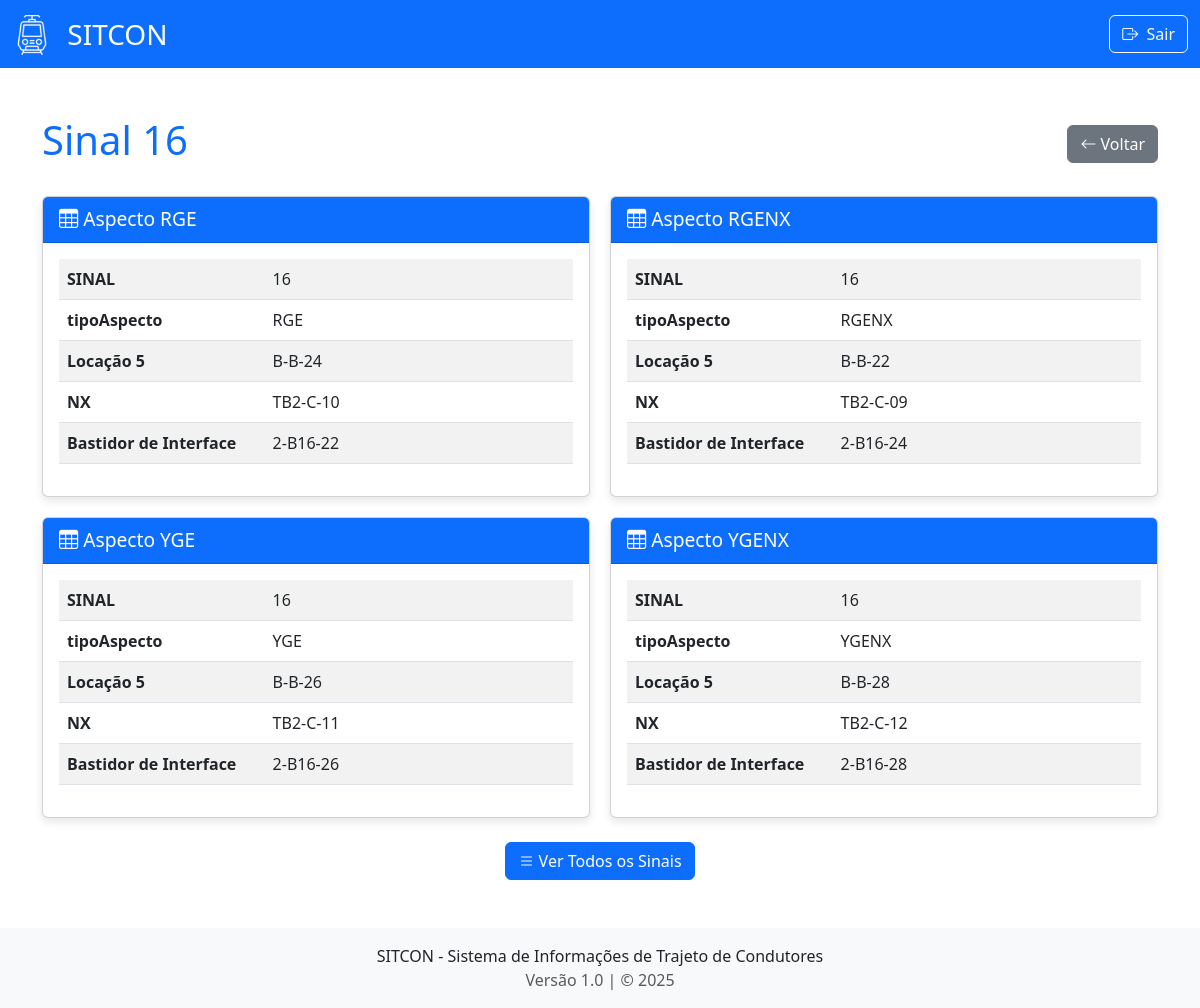
/sinais/16 (signed in), run on the app's committed database.
### models.py (models this page shows, shortened)
class Sinais(db.Model):
    __tablename__ = 'sinais'
    idSinais = db.Column(db.Integer, primary_key=True)
    tipoAspecto = db.Column(db.String(5), primary_key=True)
    L1 = db.Column(db.String(8), nullable=True)
    L2 = db.Column(db.String(8), nullable=True)
    L3 = db.Column(db.String(8), nullable=True)
    L4 = db.Column(db.String(8), nullable=True)
    L5 = db.Column(db.String(8), nullable=True)
    L6 = db.Column(db.String(8), nullable=True)
    L7 = db.Column(db.String(8), nullable=True)
    L8 = db.Column(db.String(8), nullable=True)
    L10 = db.Column(db.String(8), nullable=True)
    tower = db.Column(db.String(8), nullable=True)
    interface = db.Column(db.String(8), nullable=True)
    L14 = db.Column(db.String(8), nullable=True)
    L15 = db.Column(db.String(8), nullable=True)
    L16 = db.Column(db.String(8), nullable=True)
    L18 = db.Column(db.String(8), nullable=True)
    L19 = db.Column(db.String(8), nullable=True)
    L20 = db.Column(db.String(8), nullable=True)
    L21 = db.Column(db.String(8), nullable=True)
    L22 = db.Column(db.String(8), nullable=True)
    L23 = db.Column(db.String(8), nullable=True)

### app.py (the view)
@app.route('/sinais/<sinal_id>')
def sinal_detail(sinal_id):
    if not session.get('logado'):
        return redirect(url_for('login'))
    try:
        amv_number = int(sinal_id)
    except ValueError:
        flash('ID do SINAL inválido', 'error')
        return redirect(url_for('sianais'))
    TRADUCAO_CAMPOS = {
      'idSinais': 'SINAL',
      'tipoAspecto': 'Tipo do Aspecto',
      'L1': 'Locação 1',
        'L2': 'Locação 2',
        'L3': 'Locação 3',
        'L4': 'Locação 4',
        'L5': 'Locação 5',
        'L6': 'Locação 6',
        'L7': 'Locação 7',
        'L9': 'Locação 9',
        'L10': 'Locação 10',
        'tower': 'NX',
        'interface': 'Bastidor de Interface',
        'L14': 'Locação 14',
        'L15': 'Locação 15',
        'L16': 'Locação 16',
        'L17': 'Locação 17',
        'L18': 'Locação 18',
        'L20': 'Locação 20',
        'L21': 'Locação 21',
        'L22': 'Locação 22',
        'L23': 'Locação 23'
    }
    registros = Sinais.query.filter_by(idSinais=sinal_id).all()
    if not registros:
        flash(f'SINAL {sinal_id} não encontrado', 'warning')
        return redirect(url_for('sinal'))
    dados = []
    for registro in registros:
        campos_registro = {}
        for coluna in Sinais.__table__.columns:
            nome_original = coluna.name
            nome_amigavel = nome_original if nome_original == 'tipoAspecto' else TRADUCAO_CAMPOS.get(nome_original, nome_original)
            valor = getattr(registro, nome_original)
            if valor not in [None, '']:
                campos_registro[nome_amigavel] = valor
        dados.append(campos_registro)
    if not dados:
        flash(f'Sinal {sinal_id} não encontrado', 'warning')
        return redirect(url_for('sinais'))
    return render_template('sinal_detail.html',
                        sinal_id=sinal_id,
                        registros=dados)

### templates/sinal_detail.html (shortened to what this page needs)
<!DOCTYPE html>
<html lang="pt-BR">
  <head>
    <link
      href="https://cdn.jsdelivr.net/npm/bootstrap@5.3.0/dist/css/bootstrap.min.css"
      rel="stylesheet"
    />
    <link
      rel="stylesheet"
      href="https://cdn.jsdelivr.net/npm/bootstrap-icons@1.10.0/font/bootstrap-icons.css"
    />
  </head>
  <body>
    <nav class="navbar bg-primary navbar-dark">
      <div class="container-fluid">
        <a class="navbar-brand" href="/sitcon" style="font-size: 28px">
          <img
            src="{{ url_for('static', filename='images/train3.png') }}"
            alt="Logo SITCON"
            width="40"
            height="40"
            class="d-inline-block align-text-top me-2"
          />
          SITCON
        </a>
        <div class="d-flex">
          <a href="{{ url_for('logout') }}" class="btn btn-outline-light">
            <i class="bi bi-box-arrow-right me-1"></i> Sair
          </a>
        </div>
      </div>
    </nav>
    <div class="container mt-5">
      <div class="d-flex justify-content-between align-items-center mb-4">
        <h1 class="text-primary">Sinal {{ sinal_id }}</h1>
        <a href="/sinais" class="btn btn-secondary">
          <i class="bi bi-arrow-left"></i> Voltar
        </a>
      </div>
      <div class="registro-grid">
        <div class="card">
          <div class="card-header bg-primary text-white">
            <i class="bi bi-table"></i> Aspecto RGE
          </div>
          <div class="card-body">
            <div class="table-responsive">
              <table class="table table-striped">
                <tbody>
                  {% if registros|length > 0 %} {% for nome, valor in
                  registros[0].items() %}
                  <tr>
                    <td width="40%"><strong>{{ nome }}</strong></td>
                    <td>{{ valor }}</td>
                  </tr>
                  {% endfor %} {% else %}
                  <tr>
                    <td colspan="2" class="text-center">
                      Nenhum dado disponível
                    </td>
                  </tr>
                  {% endif %}
                </tbody>
              </table>
            </div>
          </div>
        </div>
        <div class="card">
          <div class="card-header bg-primary text-white">
            <i class="bi bi-table"></i> Aspecto RGENX
          </div>
          <div class="card-body">
            <div class="table-responsive">
              <table class="table table-striped">
                <tbody>
                  {% if registros|length > 1 %} {% for nome, valor in
                  registros[1].items() %}
                  <tr>
                    <td width="40%"><strong>{{ nome }}</strong></td>
                    <td>{{ valor }}</td>
                  </tr>
                  {% endfor %} {% else %}
                  <tr>
                    <td colspan="2" class="text-center">
                      Nenhum dado disponível
                    </td>
                  </tr>
                  {% endif %}
                </tbody>
              </table>
            </div>
          </div>
        </div>
        <div class="card">
          <div class="card-header bg-primary text-white">
            <i class="bi bi-table"></i> Aspecto YGE
          </div>
          <div class="card-body">
            <div class="table-responsive">
              <table class="table table-striped">
                <tbody>
                  {% if registros|length > 2 %} {% for nome, valor in
                  registros[2].items() %}
                  <tr>
                    <td width="40%"><strong>{{ nome }}</strong></td>
                    <td>{{ valor }}</td>
                  </tr>
                  {% endfor %} {% else %}
                  <tr>
                    <td colspan="2" class="text-center">
                      Nenhum dado disponível
                    </td>
                  </tr>
                  {% endif %}
                </tbody>
              </table>
            </div>
          </div>
        </div>
        <div class="card">
          <div class="card-header bg-primary text-white">
            <i class="bi bi-table"></i> Aspecto YGENX
          </div>
          <div class="card-body">
            <div class="table-responsive">
              <table class="table table-striped">
                <tbody>
                  {% if registros|length > 3 %} {% for nome, valor in
                  registros[3].items() %}
                  <tr>
                    <td width="40%"><strong>{{ nome }}</strong></td>
                    <td>{{ valor }}</td>
                  </tr>
                  {% endfor %} {% else %}
                  <tr>
                    <td colspan="2" class="text-center">
                      Nenhum dado disponível
                    </td>
                  </tr>
                  {% endif %}
                </tbody>
              </table>
            </div>
          </div>
        </div>
      </div>
      <div class="text-center mt-4">
        <a href="/sinais" class="btn btn-primary">
          <i class="bi bi-list"></i> Ver Todos os Sinais
        </a>
      </div>
    </div>
    <footer class="mt-5 py-3 bg-light">
      <div class="container text-center">
        <p class="mb-0">SITCON - Sistema de Informações de Trajeto de Condutores</p>
        <p class="mb-0 text-muted">Versão 1.0 | &copy; 2025</p>
      </div>
    </footer>
  </body>
</html>

### templates/sinal_detail.html (style rules this page uses)
.card-header { font-size: 1.2rem; }
.card { box-shadow: 0 4px 8px rgba(0, 0, 0, 0.1); height: 100%; }
.table-responsive { max-height: 300px; overflow-y: auto; }
.registro-grid { display: grid; grid-template-columns: repeat(2, 1fr); gap: 20px; }

### data on the page
Sinais: nome "tipoAspecto", tipoAspecto "RGE", nome "Locação 5", L5 "B-B-24", nome "NX", tower "TB2-C-10", nome "Bastidor de Interface", interface "2-B16-22"
Sinais: nome "tipoAspecto", tipoAspecto "RGENX", nome "Locação 5", L5 "B-B-22", nome "NX", tower "TB2-C-09", nome "Bastidor de Interface", interface "2-B16-24"
Sinais: nome "tipoAspecto", tipoAspecto "YGE", nome "Locação 5", L5 "B-B-26", nome "NX", tower "TB2-C-11", nome "Bastidor de Interface", interface "2-B16-26"
Sinais: nome "tipoAspecto", tipoAspecto "YGENX", nome "Locação 5", L5 "B-B-28", nome "NX", tower "TB2-C-12", nome "Bastidor de Interface", interface "2-B16-28"

### other printed values
{{ sinal_id }} "16"
{{ nome }} "SINAL"
{{ valor }} "16"
